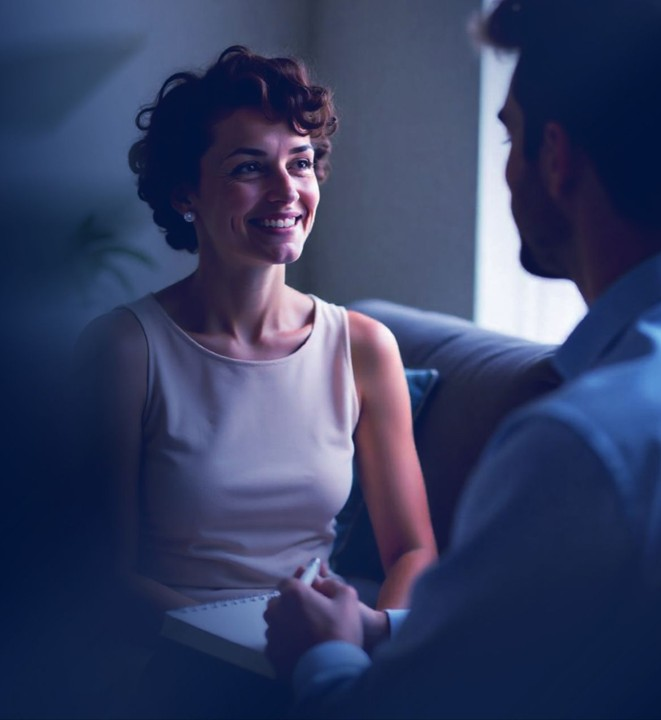
#> input picture src/app/og-bg.jpg, 661 x 720 px
$ python resize512.py ../src/app/og-bg.jpg out.png
#> lines starting #> are read from the running program, lines starting #| are printed output that depends on the picture
import sys
from PIL import Image
img = Image.open(sys.argv[1])
#> img is the input picture: PIL image 661x720 RGB; mean R, G, B 54.4, 63.4, 98.2
img = img.resize((512, 512), Image.LANCZOS)
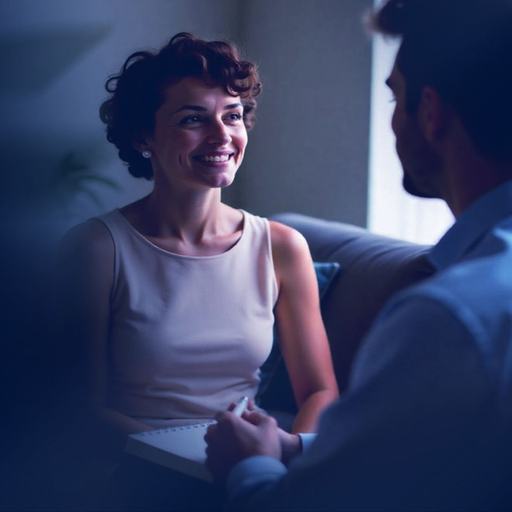
#> img: PIL image 512x512 RGB; mean R, G, B 54.4, 63.4, 98.2
img.save(sys.argv[2], optimize=True)
